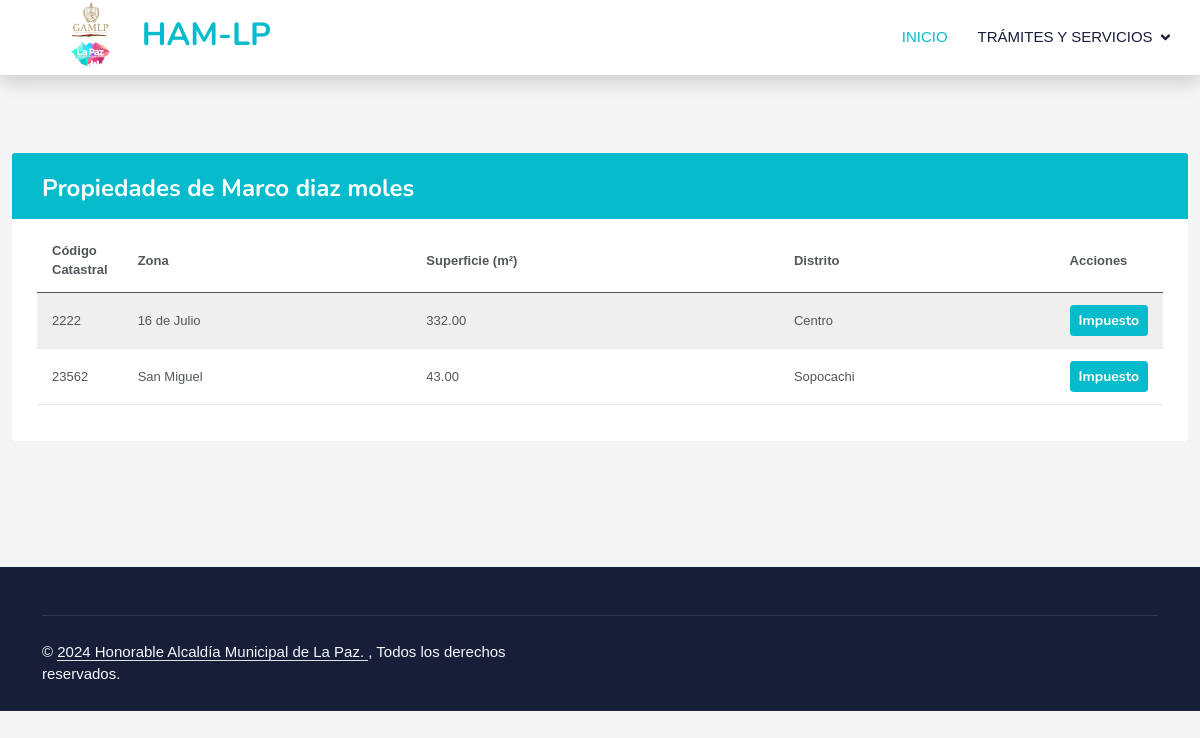
The page /4/inicio_usuario.php (signed in) on the database its author committed.
### tables this page shows
CREATE TABLE `persona` (
  `ci` varchar(20) NOT NULL,
  `nombre` varchar(100) DEFAULT NULL,
  `paterno` varchar(100) DEFAULT NULL,
  `materno` varchar(100) DEFAULT NULL,
  `idUsuario` int(11) DEFAULT NULL
);

CREATE TABLE `catastro` (
  `codigoCatastral` varchar(50) NOT NULL,
  `zona` varchar(150) DEFAULT NULL,
  `superficie` decimal(10,2) DEFAULT NULL,
  `distrito` varchar(50) DEFAULT NULL,
  `ci` varchar(20) DEFAULT NULL,
  `xini` decimal(10,2) DEFAULT NULL,
  `yini` decimal(10,2) DEFAULT NULL,
  `xfin` decimal(10,2) DEFAULT NULL,
  `yfin` decimal(10,2) DEFAULT NULL
);

### 4/inicio_usuario.php (the view, shortened to what this page needs)
<?php
include("conexion.inc.php");
$idUsuario = $_SESSION['idUsuario'];
$sql_persona = "SELECT p.nombre, p.paterno, p.materno, p.ci
                 FROM persona p
                 WHERE p.idUsuario = ?";
$stmt_persona = $con->prepare($sql_persona);
$stmt_persona->bind_param("i", $idUsuario);
$stmt_persona->execute();
$resultado_persona = $stmt_persona->get_result();
$row_persona = $resultado_persona->fetch_assoc();
$nombreCompleto = $row_persona['nombre'] . ' ' . $row_persona['paterno'] . ' ' . $row_persona['materno'] ;
$sql_catastro = "SELECT c.codigoCatastral, c.zona, c.superficie, c.distrito
                 FROM catastro c
                 JOIN persona p ON p.ci = c.ci
                 WHERE p.idUsuario = ?";
$stmt_catastro = $con->prepare($sql_catastro);
$stmt_catastro->bind_param("i", $idUsuario);
$stmt_catastro->execute();
$resultado_catastro = $stmt_catastro->get_result();
?>
<!DOCTYPE html>
<html lang="es">
<head>
    <link href="https://cdnjs.cloudflare.com/ajax/libs/font-awesome/5.10.0/css/all.min.css" rel="stylesheet">
    <link href="https://cdn.jsdelivr.net/npm/bootstrap-icons@1.4.1/font/bootstrap-icons.css" rel="stylesheet">
    <link href="css/bootstrap.min.css" rel="stylesheet">
    <link href="css/style.css" rel="stylesheet">
	<link rel="stylesheet" href="crud2.css">
</head>
<body>
    <nav class="navbar navbar-expand-lg bg-white navbar-light shadow sticky-top p-0">
        <a href="index.html" class="navbar-brand d-flex align-items-center px-4 px-lg-5">
            <h2 class="m-0 text-primary"> <img class="img-fluid" src="img/logo2.png" alt="" style="width: 85px; height: 85px;">
                HAM-LP</h2>
        </a>
        <div class="collapse navbar-collapse" id="navbarCollapse">
            <div class="navbar-nav ms-auto p-4 p-lg-0">
                <a href="index.html" class="nav-item nav-link active">Inicio</a>
                <div class="nav-item dropdown">
                    <a href="#" class="nav-link dropdown-toggle" data-bs-toggle="dropdown">Trámites y servicios</a>
                </div>
            </div>
        </div>
    </nav>
	<div class="container-xxl py-5">
	<div class="table-responsive">
		<div class="table-wrapper">
			<div class="table-title">
				<div class="row">
					<div class="col-sm-6 ">
						<h2 style="color: white;">Propiedades de <?php echo $nombreCompleto; ?></h2>
					</div>
				</div>
			</div>
			<table class="table table-striped ">
				<thead>
					<tr>
                        <th>Código Catastral</th>
                        <th>Zona</th>
                        <th>Superficie (m²)</th>
                        <th>Distrito</th>
                        <th>Acciones</th>
					</tr>
				</thead>
				<tbody>
				<?php while($row_catastro = $resultado_catastro->fetch_assoc()) { ?>
					<tr>
                        <td><?php echo $row_catastro['codigoCatastral']; ?></td>
                        <td><?php echo $row_catastro['zona']; ?></td>
                        <td><?php echo $row_catastro['superficie']; ?></td>
                        <td><?php echo $row_catastro['distrito']; ?></td>
						<td>
                            <a href="http://localhost:8080/WebApplication2/NewServlet3?codigoCatastral=<?php echo $row_catastro['codigoCatastral']; ?>"  class="btn btn-primary btn-sm "> Impuesto</a>
						</td>
					</tr>
				<?php } ?>
				</tbody>
			</table>
		</div>
	</div>
</div>
    <div class="container-fluid bg-dark text-light footer pt-5 mt-5">
        <div class="container">
            <div class="copyright">
                <div class="row">
                    <div class="col-md-6 text-center text-md-start mb-3 mb-md-0">
                        &copy; <a class="border-bottom" href="#">2024 Honorable Alcaldía Municipal de La Paz. </a>, Todos los derechos reservados.
                    </div>
                </div>
            </div>
        </div>
    </div>
</body>
</html>

### 4/css/style.css (style rules this page uses)
:root { --primary: #06BBCC; --light: #F0FBFC; --dark: #181d38; }
.btn { font-family: 'Nunito', sans-serif; font-weight: 600; transition: .5s; }
.btn.btn-primary, .btn.btn-secondary { color: #FFFFFF; }
.navbar .dropdown-toggle::after { border: none; content: "\f107"; font-family: "Font Awesome 5 Free"; font-weight: 900; vertical-align: middle; margin-left: 8px; }
.navbar-light .navbar-nav .nav-link { margin-right: 30px; padding: 25px 0; color: #FFFFFF; font-size: 15px; text-transform: uppercase; outline: none; }
.navbar-light .navbar-nav .nav-link:hover, .navbar-light .navbar-nav .nav-link.active { color: var(--primary); }
.navbar-light .navbar-brand, .navbar-light a.btn { height: 75px; }
.navbar-light .navbar-nav .nav-link { color: var(--dark); font-weight: 500; }
.navbar-light.sticky-top { top: -100px; transition: .5s; }
.footer .copyright { padding: 25px 0; font-size: 15px; border-top: 1px solid rgba(256, 256, 256, .1); }
.footer .copyright a { color: var(--light); }

### 4/crud2.css (style rules this page uses)
body { color: #566787; background: #f5f5f5; font-family: 'Varela Round', sans-serif; font-size: 13px; }
.table-responsive { margin: 30px 0; }
.table-wrapper { background: #fff; padding: 20px 25px; border-radius: 3px; min-width: 1000px; box-shadow: 0 1px 1px rgba(0,0,0,.05); }
.table-title { padding-bottom: 15px; background: #06BBCC; color: #fff; padding: 16px 30px; min-width: 100%; margin: -20px -25px 10px; border-radius: 3px 3px 0 0; }
.table-title h2 { margin: 5px 0 0; font-size: 24px; }
table.table tr th, table.table tr td { border-color: #e9e9e9; padding: 12px 15px; vertical-align: middle; }
table.table tr th:first-child { width: 60px; }
table.table tr th:last-child { width: 100px; }
table.table-striped tbody tr:nth-of-type(odd) { background-color: #fcfcfc; }
table.table td a { font-weight: bold; color: #06BBCC; display: inline-block; text-decoration: none; outline: none !important; }

### rows shown on the page
persona: nombreCompleto "Marco diaz moles"
catastro: codigoCatastral "2222", zona "16 de Julio", superficie "332.00", distrito "Centro"
catastro: codigoCatastral "23562", zona "San Miguel", superficie "43.00", distrito "Sopocachi"
